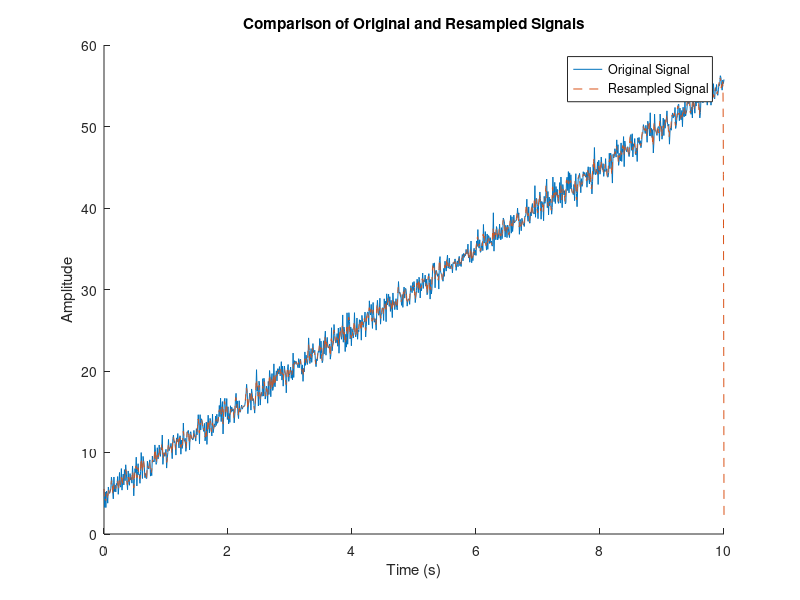

MATLAB code for this plot:

% Parameters
fs_orig = 100;          % Original sampling rate (Hz)
fs_target = 40;         % Target sampling rate (Hz)

% Generate the input signal with Gaussian noise over a longer duration
t_orig = (0:1/fs_orig:10)';               % Original time vector for 10 seconds
A = 5 + 5.*t_orig + randn(size(t_orig));  % 5 Hz sine wave with Gaussian noise

% Define the target time vector (new, denser time points for testing)
t_target = linspace(0, 10, 5000)';  % New target time vector with higher density

% Upsample using resample() with internal polyphase filtering
upsample_factor = 20;  % Set manually based on desired intermediate resolution
A_upsampled = resample(A, round(upsample_factor * fs_orig), fs_orig);
t_upsampled = linspace(t_orig(1), t_orig(end), length(A_upsampled))';

% Design a low-pass FIR anti-alias filter for downsampling
cutoff = (fs_target / 2) * 0.9;          % 90% of the target Nyquist frequency
filterOrder = 50;                        % Moderate filter order for anti-aliasing
b = fir1(filterOrder - 1, cutoff / (fs_orig * upsample_factor / 2));  % FIR filter design

% Apply the FIR anti-alias filter using filtfilt
A_filtered = filtfilt(b, 1, A_upsampled);  % Zero-phase filtering

% Downsample to the target time vector using interpolation
A_final_resampled = interp1(t_upsampled, A_filtered, t_target, 'pchip');  % Interpolation to target time

% Plot and compare results
figure;
hold on;
plot(t_orig, A, 'DisplayName', 'Original Signal');
plot(t_target, A_final_resampled, '--', 'DisplayName', 'Resampled Signal');
legend;
xlabel('Time (s)');
ylabel('Amplitude');
title('Comparison of Original and Resampled Signals');
